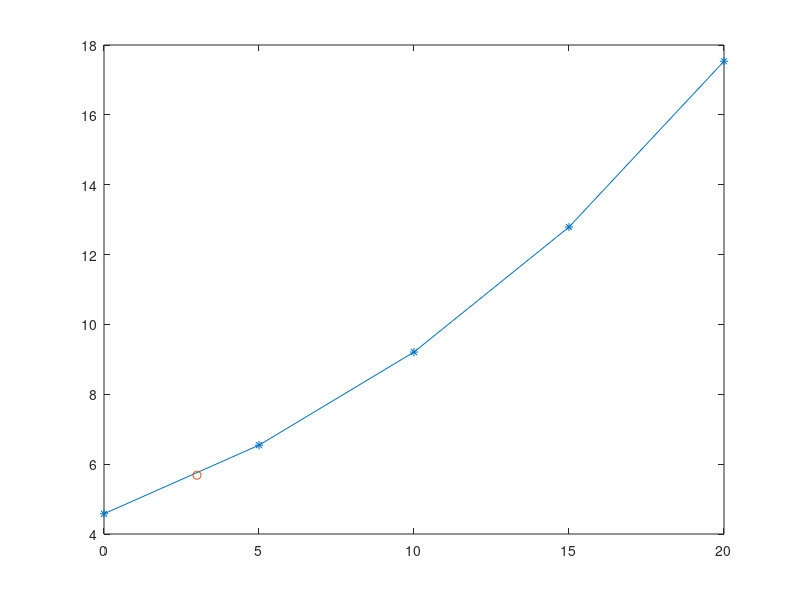

MATLAB code to generate this figure:
%Lagrangian Interpolation
clc; clear all;
xArray = [0 5 10 15 20]; yArray = [4.579 6.543 9.209 12.788 17.535];
n = length(xArray);
xr = 3;
yr = 0;
L = ones(1,n);
for i = 1:n
    for j = 1:n
        if(i~=j)
            L(i)= L(i)*(xr-xArray(j))/(xArray(i)-xArray(j));
        end
    end
    yr=yr+yArray(i)*L(i);
end
yr
plot(xArray,yArray, '-*',xr,yr, 'o');